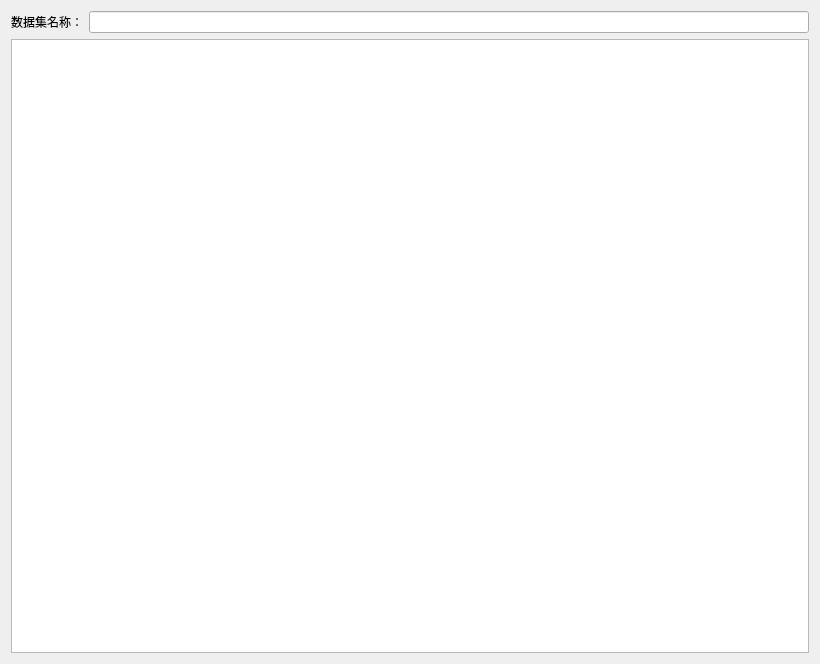
<?xml version="1.0" encoding="UTF-8"?>
<ui version="4.0">
 <class>AgriSatelliteDataDialog</class>
 <widget class="QWidget" name="AgriSatelliteDataDialog">
  <property name="geometry">
   <rect>
    <x>0</x>
    <y>0</y>
    <width>820</width>
    <height>664</height>
   </rect>
  </property>
  <property name="minimumSize">
   <size>
    <width>820</width>
    <height>600</height>
   </size>
  </property>
  <property name="windowTitle">
   <string>Form</string>
  </property>
  <layout class="QVBoxLayout" name="verticalLayout">
   <item>
    <layout class="QHBoxLayout" name="horizontalLayout">
     <item>
      <widget class="QLabel" name="label">
       <property name="text">
        <string>数据集名称：</string>
       </property>
      </widget>
     </item>
     <item>
      <widget class="QLineEdit" name="dataset_name"/>
     </item>
    </layout>
   </item>
   <item>
    <layout class="QVBoxLayout" name="verticalLayout_2">
     <item>
      <widget class="AgriSatelliteDataTable" name="tableWidget"/>
     </item>
    </layout>
   </item>
  </layout>
 </widget>
 <customwidgets>
  <customwidget>
   <class>AgriSatelliteDataTable</class>
   <extends>QTableWidget</extends>
   <header>AgriSatelliteDataTable.h</header>
  </customwidget>
 </customwidgets>
 <resources/>
 <connections/>
</ui>
